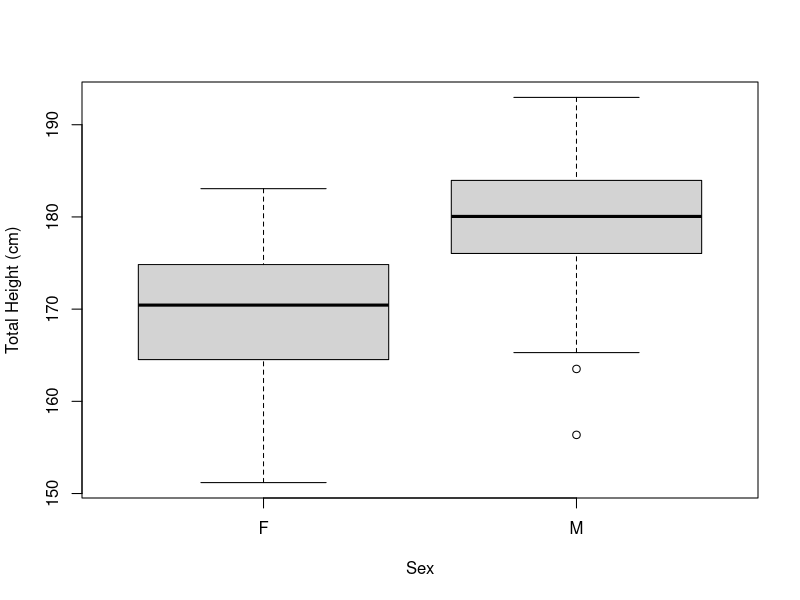
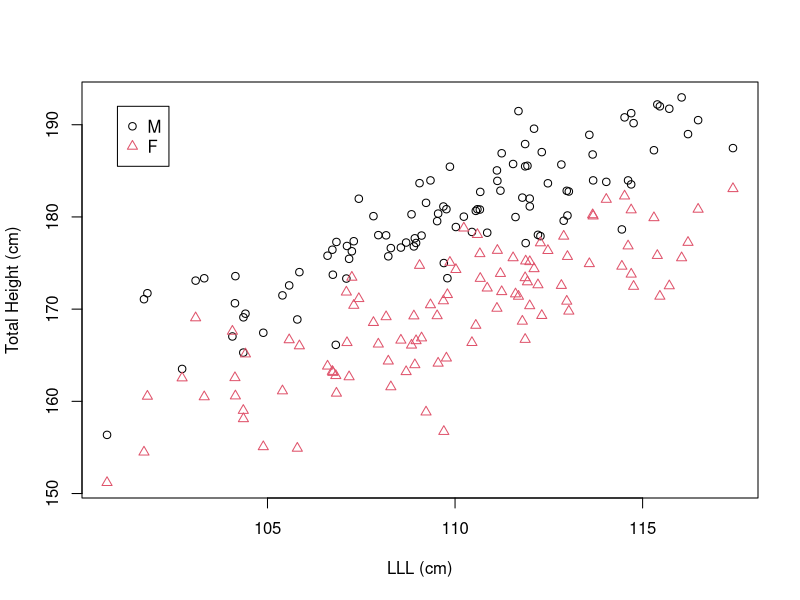
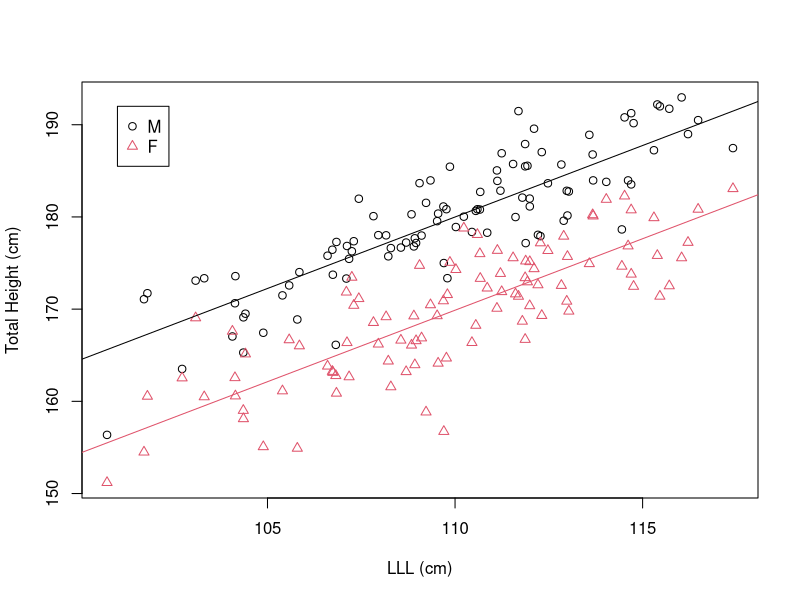
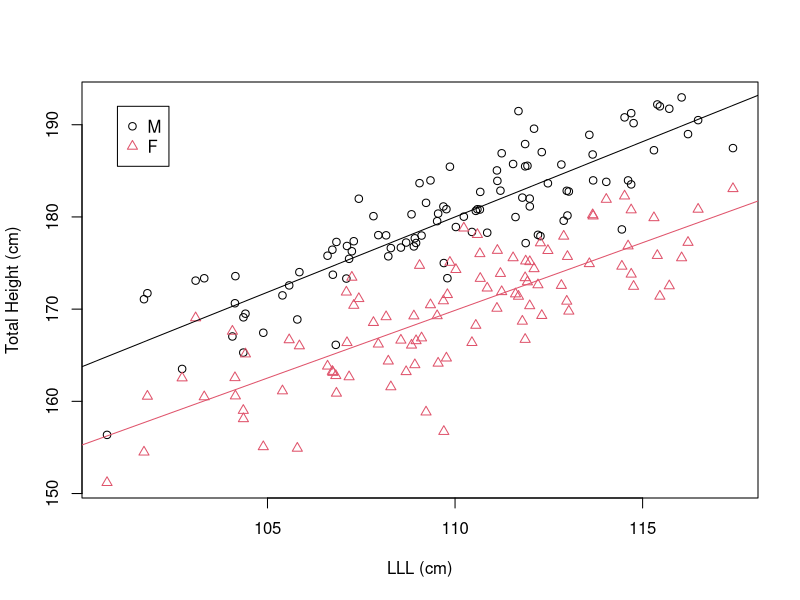
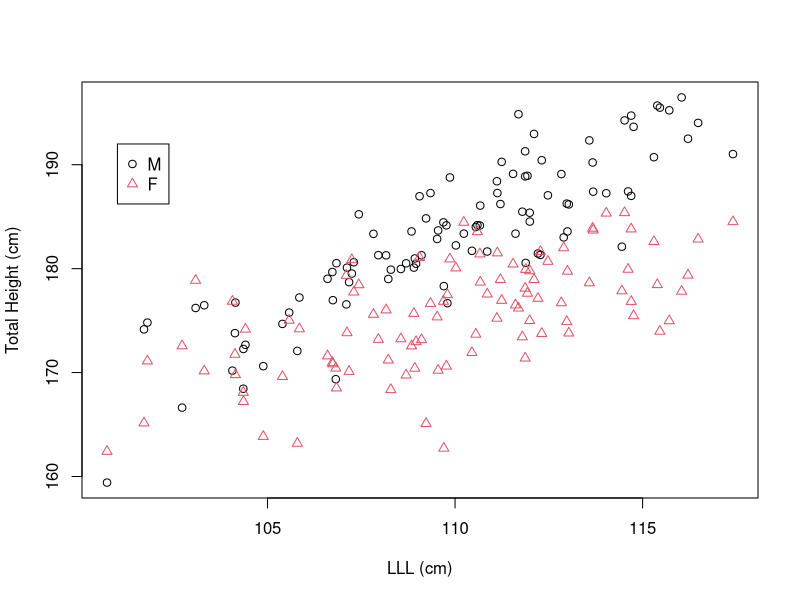
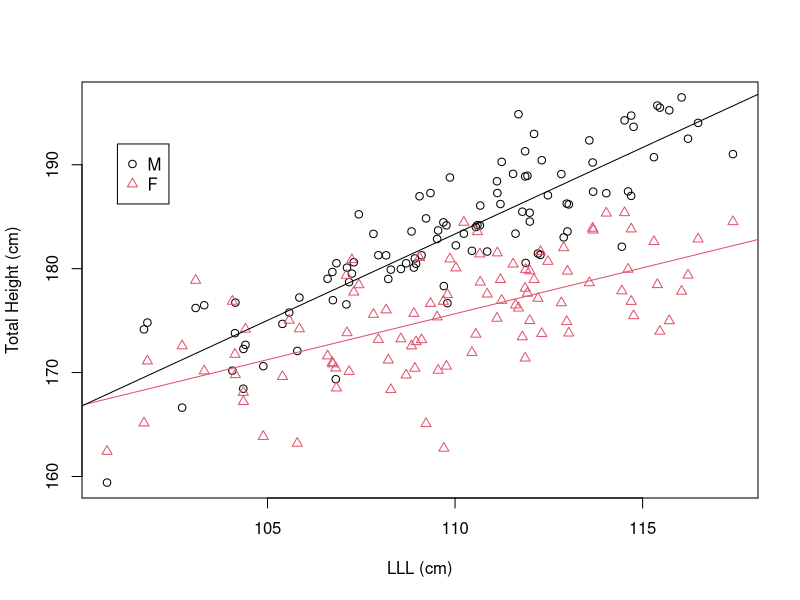

Here is the R script that generated these plots, in order:
## ---- chunk 1
library (car)
set.seed (101)
LLL <- rnorm (100,110,4)
RLL <- rnorm(100, LLL,0.05)

TotalHeight <- (LLL+RLL)/2*1.8/1.1 +rnorm (100,0,4)

heightdata <- data.frame (TotalHeight, LLL, RLL)
heightdata <- rbind (heightdata, heightdata)
heightdata$TotalHeight[101:200] <- (LLL+RLL)/2*1.8/1.1 +rnorm (100,0,4)-10
heightdata$Sex <- c(rep ("M", 100), rep ("F", 100))
## ---- chunk 2
boxplot (TotalHeight~Sex, data=heightdata, ylab= "Total Height (cm)")
## ---- chunk 3
heightdata$SexNumeric <- ifelse (heightdata$Sex=="M",1,2)
          
plot (heightdata$LLL, heightdata$TotalHeight, col=heightdata$SexNumeric,
      pch=heightdata$SexNumeric, xlab="LLL (cm)", ylab= "Total Height (cm)")
legend(101, 192, legend=c("M","F"), col=1:2, pch=1:2)
## ---- chunk 4
# Fit model
model_height1 <- lm(TotalHeight ~ Sex + LLL, data=heightdata)
# ANOVA
anova(model_height1)
## ---- chunk 5
# Summary
summary (model_height1)
## ---- chunk 6
# Create new variable for plotting colours/symbols
heightdata$SexNumeric <- ifelse(test=heightdata$Sex=="M", yes=1, no=2)
 
plot (heightdata$LLL, heightdata$TotalHeight, col=heightdata$SexNumeric, 
      pch=heightdata$SexNumeric, xlab="LLL (cm)", ylab= "Total Height (cm)")
# Add legend
legend(101, 192, legend=c("M","F"), col=1:2, pch=1:2)
# Red line for females
abline (a=-0.6919, b=1.5507, col=2)
# Black line for males
abline (a=(-0.6919 + 10.1102), b=1.5507)
## ---- chunk 7
# Fit model with interaction
model_height_interaction <- lm(TotalHeight ~ LLL + Sex + LLL:Sex,
                               data=heightdata)
summary(model_height_interaction)
## ---- chunk 8
plot (heightdata$LLL, heightdata$TotalHeight, col=heightdata$SexNumeric, 
      pch=heightdata$SexNumeric, xlab="LLL (cm)", ylab= "Total Height (cm)")
legend(101, 192, legend=c("M","F"), col=1:2, pch=1:2)
# Red line for females
abline (a=8.3556, b=1.4683, col=2)
# Black line for males
abline (a=0.3706, b=1.633)
## ---- chunk 9
anova(model_height_interaction)
## ---- chunk 10
set.seed (101)
LLL <- rnorm (100,110,4)
RLL <- rnorm(100, LLL,0.05)

TotalHeight <- (LLL+RLL)/1.2+rnorm (100,0,4)

heightdata2 <- data.frame (TotalHeight, LLL, RLL)
heightdata2 <- rbind (heightdata2, heightdata2)
heightdata2$TotalHeight[101:200] <- (LLL+RLL)/1.9 +rnorm (100,0,4)+60
heightdata2$Sex <- c(rep ("M", 100), rep ("F", 100))
heightdata2$SexNumeric <- ifelse (heightdata2$Sex=="M",1,2)
plot (heightdata2$LLL, heightdata2$TotalHeight, col=as.numeric (heightdata2$SexNumeric), 
      pch=as.numeric (heightdata2$SexNumeric), xlab="LLL (cm)", ylab= "Total Height (cm)")
legend(101, 192, legend=c("M","F"), col=1:2, pch=1:2)

## ---- chunk 11
model_height_interaction2 <- lm(TotalHeight ~ LLL + Sex + LLL:Sex, data=heightdata2)
anova (model_height_interaction2)
summary (model_height_interaction2)
## ---- chunk 12
plot (heightdata2$LLL, heightdata2$TotalHeight, col=heightdata2$SexNumeric, 
      pch=heightdata2$SexNumeric, xlab="LLL (cm)", ylab= "Total Height (cm)")
legend(101, 192, legend=c("M","F"), col=1:2, pch=1:2)
# Red line for females
abline(a=78.4027, b=0.8842, col=2 )
# Black line for males
abline(a=0.3682, b=1.6634)
## ---- chunk 13
wfdata<- read.csv("data/NystedFarmsAnalysis.csv", header=T)
## ---- chunk 14
meddata<- read.csv("data/medical_dataset_for_R_lectures_v1.0.csv")
## ---- chunk 15
# NOT SHOWN TO STUDENTS
meddata<- meddata[which(is.na(meddata$vitdresul)==FALSE),]
meddata<- meddata[which(meddata$folate<200),]
# removing the irritating whitespaces in the character columns;
meddata$vitdc<-as.factor(gsub(" ", "", meddata$vitdc, fixed = TRUE))
meddata$vitbc<-as.factor(gsub(" ", "", meddata$vitbc, fixed = TRUE))
meddata$teonpres<-ifelse(test = meddata$TEON=='Yes', 1, 0)
## ---- chunk 16
multiReg_lm <- lm(vitdresul ~ TEON + folate + gend + folate:gend, data=meddata)
summary(multiReg_lm)
anova(multiReg_lm)
## ---- chunk 17
multiReg_lm <- lm(vitdresul ~ TEON + folate * gend, data=meddata)
anova(multiReg_lm)
## ---- chunk 18
multiReg_lm <- lm(vitdresul ~ TEON + folate * gend + folate, data=meddata)
Anova(multiReg_lm)
## ---- chunk 19
modelcomplex <- lm(Density ~ XPos + YPos + DistCoast + Depth + as.factor(Month) +  
                     Phase + XPos:Phase + YPos:Phase, data=wfdata)
## ---- chunk 20
Anova(modelcomplex)
## ---- chunk 21
modelcomplex2 <- lm(Density ~ XPos + YPos + DistCoast + Depth + as.factor(Month) +  
                     Phase + XPos:Phase, data=wfdata)
Anova(modelcomplex2)
## ---- chunk 22
AIC(lm(Density ~ XPos + YPos + DistCoast + Depth + as.factor(Month) +  
                     Phase + XPos:Phase + YPos:Phase, data=wfdata))
AIC(lm(Density ~ XPos + YPos + DistCoast + Depth + as.factor(Month) +  
                     Phase + XPos:Phase, data=wfdata))
AIC(lm(Density ~ XPos + YPos + DistCoast + Depth + as.factor(Month) +  
                     Phase + YPos:Phase, data=wfdata))

## ---- chunk 23
# remove DistCoast
AIC (lm(Density ~ XPos + YPos + Depth + as.factor(Month) + 
          XPos:Phase + YPos:Phase, data=wfdata))
# remove Depth
AIC (lm(Density ~ XPos + YPos + DistCoast + as.factor(Month) + 
          XPos:Phase + YPos:Phase, data=wfdata))
# remove Month
AIC (lm(Density ~ XPos + YPos + DistCoast + Depth + 
          XPos:Phase + YPos:Phase, data=wfdata))
## ---- chunk 24
multiReg_lm <- lm(vitdresul ~ TEON + folate + gend, data=meddata)
Anova(multiReg_lm)
## ---- chunk 25
multiReg_lm <- lm(vitdresul ~ TEON + folate, data=meddata)
Anova(multiReg_lm)
## ---- chunk 26
multiReg_lm <- lm(vitdresul ~ TEON, data=meddata)
Anova(multiReg_lm)
summary(multiReg_lm)
## ---- chunk 27
AIC(lm(vitdresul ~ TEON + folate + gend + folate:gend, data=meddata))
AIC(lm(vitdresul ~ TEON + folate + gend, data=meddata))

## ---- chunk 28
AIC(lm(vitdresul ~ folate + gend + folate:gend, data=meddata))

